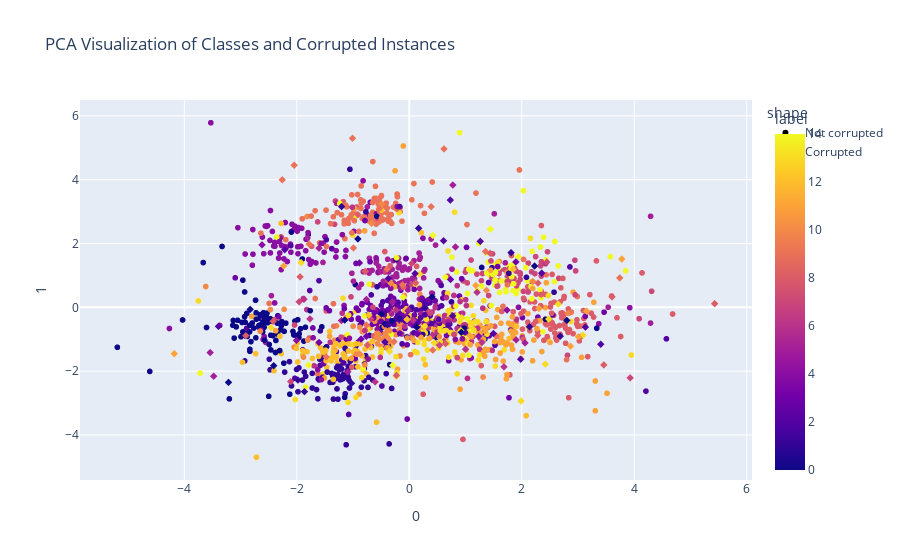

The code cell stored with this chart in its notebook:
### Code cell
# visualization of the whole train_data
vis_PCA(train_data, 'Class', 'Corrupted')

### Figure 1 — Plotly figure (JSON) as saved in the notebook; plotly's stock layout.template omitted (floating-point values rounded to 4 significant figures; data arrays with more than 128 entries replaced by an {"elided": "..."} marker saying what was removed)
{"data": [{"hovertemplate": "shape=Not corrupted<br>0=%{x}<br>1=%{y}<br>label=%{marker.color}<extra></extra>", "legendgroup": "Not corrupted", "marker": {"color": {"elided": "1374 int values"}, "coloraxis": "coloraxis", "symbol": "circle"}, "mode": "markers", "name": "Not corrupted", "showlegend": true, "type": "scattergl", "x": {"elided": "1374 float values"}, "xaxis": "x", "y": {"elided": "1374 float values"}, "yaxis": "y"}, {"hovertemplate": "shape=Corrupted<br>0=%{x}<br>1=%{y}<br>label=%{marker.color}<extra></extra>", "legendgroup": "Corrupted", "marker": {"color": {"elided": "149 int values"}, "coloraxis": "coloraxis", "symbol": "diamond"}, "mode": "markers", "name": "Corrupted", "showlegend": true, "type": "scattergl", "x": {"elided": "149 float values"}, "xaxis": "x", "y": {"elided": "149 float values"}, "yaxis": "y"}], "layout": {"coloraxis": {"colorbar": {"title": {"text": "label"}}, "colorscale": [[0, "#0d0887"], [0.1111, "#46039f"], [0.2222, "#7201a8"], [0.3333, "#9c179e"], [0.4444, "#bd3786"], [0.5556, "#d8576b"], [0.6667, "#ed7953"], [0.7778, "#fb9f3a"], [0.8889, "#fdca26"], [1, "#f0f921"]]}, "legend": {"title": {"text": "shape"}, "tracegroupgap": 0}, "title": {"text": "PCA Visualization of Classes and Corrupted Instances"}, "xaxis": {"anchor": "y", "domain": [0, 1], "title": {"text": "0"}}, "yaxis": {"anchor": "x", "domain": [0, 1], "title": {"text": "1"}}}}
